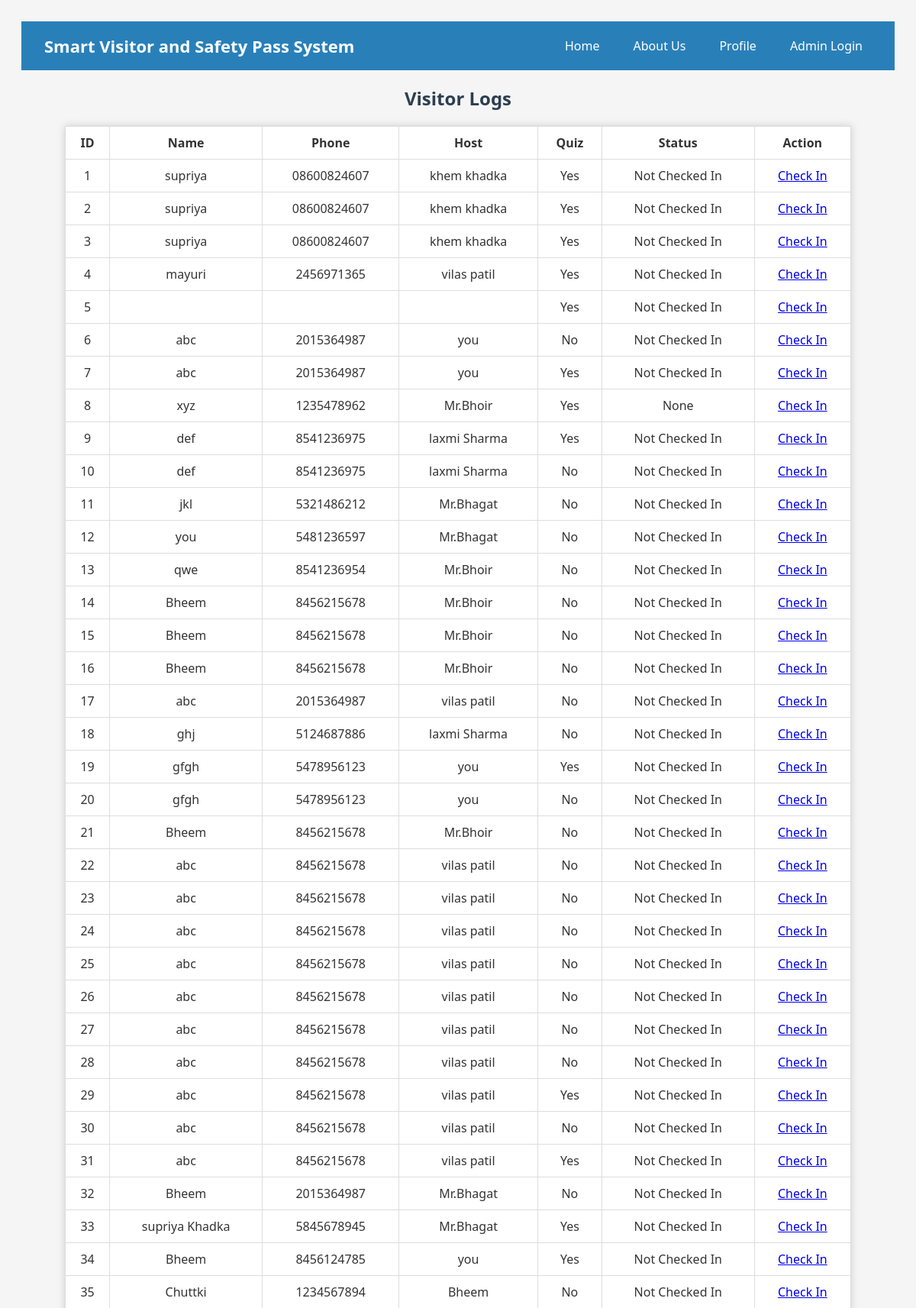
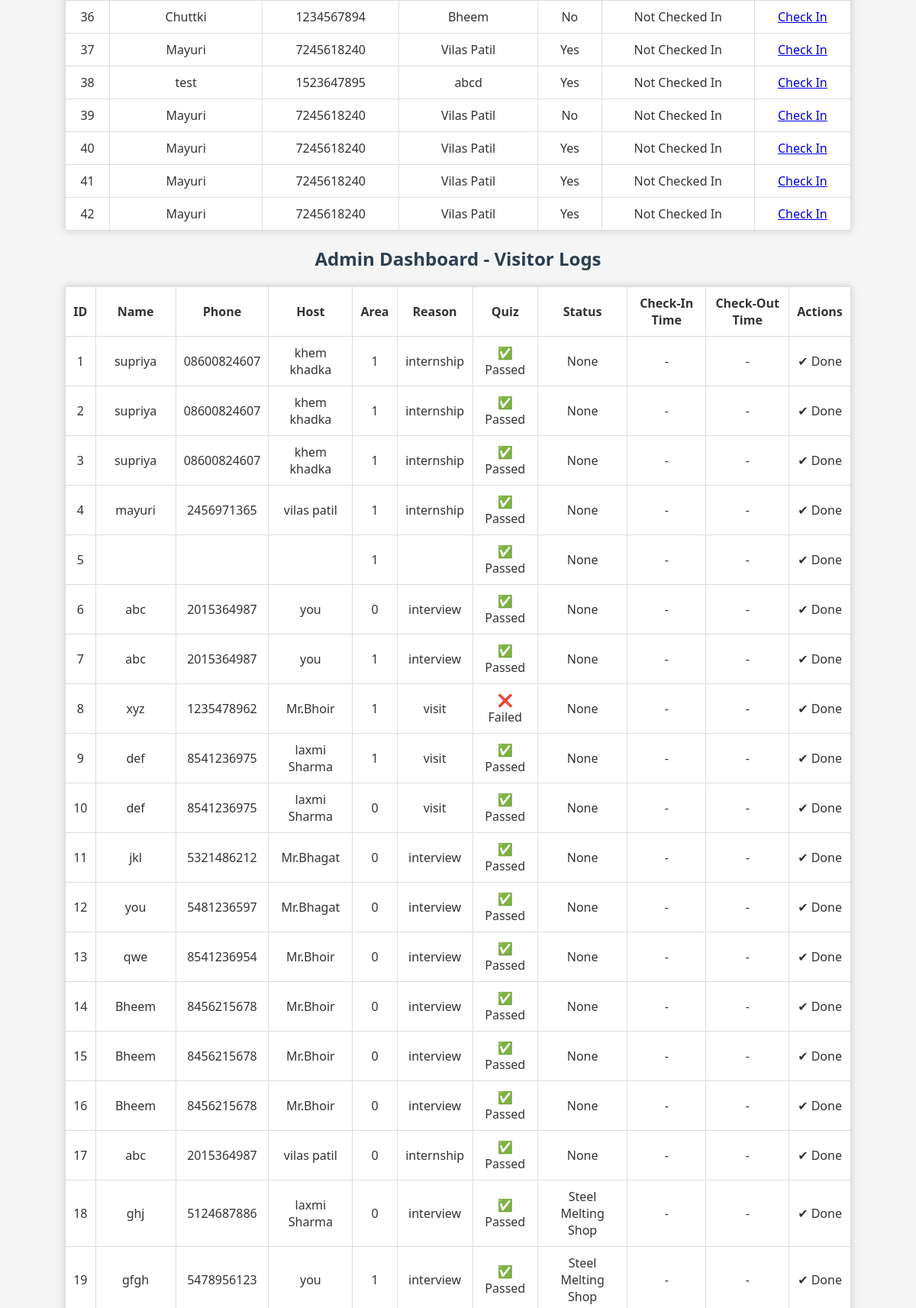
The page /admin (upper part) on the database its author committed (2 pictures, top to bottom).
### tables this page shows
CREATE TABLE visitors (
                    id INTEGER PRIMARY KEY AUTOINCREMENT,
                    name TEXT,
                    phone TEXT,
                    reason TEXT,
                    host TEXT,
                    quiz_passed INTEGER,
                    checkin_status TEXT
                , area TEXT, checkin_time TEXT, checkout_time TEXT);

### app.py (the view)
@app.route('/admin')
def admin():
    conn = sqlite3.connect(DB_NAME)
    c = conn.cursor()
    c.execute("SELECT * FROM visitors")
    data = c.fetchall()
    conn.close()
    return render_template('admin.html', data=data)

### templates/admin.html (shortened to what this page needs)
<!DOCTYPE html>
<html>
<head>
  <link rel="stylesheet" href="{{ url_for('static', filename='style.css') }}">
</head>
<body>
  {% include 'header.html' %}
  <h2>Visitor Logs</h2>
  <table border="1">
    <tr>
      <th>ID</th><th>Name</th><th>Phone</th><th>Host</th>
      <th>Quiz</th><th>Status</th><th>Action</th>
    </tr>
    {% for row in data %}
    <tr>
      <td>{{ row[0] }}</td><td>{{ row[1] }}</td><td>{{ row[2] }}</td>
      <td>{{ row[4] }}</td><td>{{ 'Yes' if row[5] else 'No' }}</td>
      <td>{{ row[6] }}</td>
      <td>
        {% if row[6] != 'Checked In' %}
          <a href="/checkin/{{ row[0] }}">Check In</a>
        {% endif %}
      </td>
    </tr>
    {% endfor %}
  </table>
<h2>Admin Dashboard - Visitor Logs</h2>
<table>
  <thead>
    <tr>
      <th>ID</th>
      <th>Name</th>
      <th>Phone</th>
      <th>Host</th>
      <th>Area</th>
      <th>Reason</th>
      <th>Quiz</th>
      <th>Status</th>
      <th>Check-In Time</th>
      <th>Check-Out Time</th>
      <th>Actions</th>
    </tr>
  </thead>
  <tbody>
    {% for row in data %}
    <tr>
      <td>{{ row[0] }}</td>
      <td>{{ row[1] }}</td>
      <td>{{ row[2] }}</td>
      <td>{{ row[4] }}</td>
      <td>{{ row[5] }}</td>
      <td>{{ row[3] }}</td>
      <td>{{ '✅ Passed' if row[6] else '❌ Failed' }}</td>
      <td>{{ row[7] }}</td>
      <td>{{ row[8] if row[8] else '-' }}</td>
      <td>{{ row[9] if row[9] else '-' }}</td>
      <td>
        {% if row[7] == 'Not Checked In' %}
          <a href="/checkin/{{ row[0] }}"><button>Check In</button></a>
        {% elif row[7] == 'Checked In' and not row[9] %}
          <a href="/checkout/{{ row[0] }}"><button>Check Out</button></a>
        {% else %}
          ✔ Done
        {% endif %}
      </td>
    </tr>
    {% endfor %}
  </tbody>
</table>
  {% include 'footer.html' %}
</body>
</html>

### templates/header.html (shortened to what this page needs)
<!DOCTYPE html>
<html>
<head>
  <link rel="stylesheet" href="{{ url_for('static', filename='style.css') }}">
</head>
<body>
  <header class="navbar">
    <h1>Smart Visitor and Safety Pass System</h1>
    <div class="nav-links">
      <a href="/">Home</a>
      <a href="/about">About Us</a>
      <a href="/profile">Profile</a>
      {% if session.get('user') %}
        <form action="/logout" method="post" style="display: inline;">
          <button type="submit">Logout</button>
        </form>
      {% else %}
        <a href="/login">Admin Login</a>
      {% endif %}
    </div>
  </header>

### templates/footer.html (shortened to what this page needs)
</body>
</html>

### static/style.css (style rules this page uses)
body { font-family: 'Segoe UI', sans-serif; background-color: #f5f5f5; padding: 20px; color: #333; }
h2 { color: #2c3e50; text-align: center; }
table { width: 90%; margin: 20px auto; border-collapse: collapse; background-color: white; box-shadow: 0 0 10px #ccc; }
th, td { padding: 10px; border: 1px solid #ddd; text-align: center; }

### templates/header.html (style rules this page uses)
.navbar { background-color: #2980b9; color: white; padding: 15px 30px; display: flex; justify-content: space-between; align-items: center; }
.navbar h1 { margin: 0; font-size: 22px; font-weight: bold; }
.nav-links { display: flex; gap: 20px; align-items: center; }
.nav-links a, .nav-links form button { color: white; text-decoration: none; font-weight: 500; padding: 6px 12px; border-radius: 5px; background: none; border: none; cursor: pointer; }

### rows shown on the page
visitors: id "1", name "supriya", phone "08600824607", host "khem khadka", quiz_passed "Yes", checkin_status "Not Checked In", quiz_passed "1", reason "internship", checkin_status "✅ Passed", row "None", row "-"
visitors: id "2", name "supriya", phone "08600824607", host "khem khadka", quiz_passed "Yes", checkin_status "Not Checked In", quiz_passed "1", reason "internship", checkin_status "✅ Passed", row "None", row "-"
visitors: id "3", name "supriya", phone "08600824607", host "khem khadka", quiz_passed "Yes", checkin_status "Not Checked In", quiz_passed "1", reason "internship", checkin_status "✅ Passed", row "None", row "-"
visitors: id "4", name "mayuri", phone "2456971365", host "vilas patil", quiz_passed "Yes", checkin_status "Not Checked In", quiz_passed "1", reason "internship", checkin_status "✅ Passed", row "None", row "-"
visitors: id "5", quiz_passed "Yes", checkin_status "Not Checked In", quiz_passed "1", checkin_status "✅ Passed", row "None", row "-"
visitors: id "6", name "abc", phone "2015364987", host "you", quiz_passed "No", checkin_status "Not Checked In", quiz_passed "0", reason "interview", checkin_status "✅ Passed", row "None", row "-"
visitors: id "7", name "abc", phone "2015364987", host "you", quiz_passed "Yes", checkin_status "Not Checked In", quiz_passed "1", reason "interview", checkin_status "✅ Passed", row "None", row "-"
visitors: id "8", name "xyz", phone "1235478962", host "Mr.Bhoir", quiz_passed "Yes", row "None", quiz_passed "1", reason "visit", value "❌ Failed", row "-"
visitors: id "9", name "def", phone "8541236975", host "laxmi Sharma", quiz_passed "Yes", checkin_status "Not Checked In", quiz_passed "1", reason "visit", checkin_status "✅ Passed", row "None", row "-"
visitors: id "10", name "def", phone "8541236975", host "laxmi Sharma", quiz_passed "No", checkin_status "Not Checked In", quiz_passed "0", reason "visit", checkin_status "✅ Passed", row "None", row "-"
visitors: id "11", name "jkl", phone "5321486212", host "Mr.Bhagat", quiz_passed "No", checkin_status "Not Checked In", quiz_passed "0", reason "interview", checkin_status "✅ Passed", row "None", row "-"
visitors: id "12", name "you", phone "5481236597", host "Mr.Bhagat", quiz_passed "No", checkin_status "Not Checked In", quiz_passed "0", reason "interview", checkin_status "✅ Passed", row "None", row "-"
visitors: id "13", name "qwe", phone "8541236954", host "Mr.Bhoir", quiz_passed "No", checkin_status "Not Checked In", quiz_passed "0", reason "interview", checkin_status "✅ Passed", row "None", row "-"
visitors: id "14", name "Bheem", phone "8456215678", host "Mr.Bhoir", quiz_passed "No", checkin_status "Not Checked In", quiz_passed "0", reason "interview", checkin_status "✅ Passed", row "None", row "-"
visitors: id "15", name "Bheem", phone "8456215678", host "Mr.Bhoir", quiz_passed "No", checkin_status "Not Checked In", quiz_passed "0", reason "interview", checkin_status "✅ Passed", row "None", row "-"
visitors: id "16", name "Bheem", phone "8456215678", host "Mr.Bhoir", quiz_passed "No", checkin_status "Not Checked In", quiz_passed "0", reason "interview", checkin_status "✅ Passed", row "None", row "-"
visitors: id "17", name "abc", phone "2015364987", host "vilas patil", quiz_passed "No", checkin_status "Not Checked In", quiz_passed "0", reason "internship", checkin_status "✅ Passed", row "None", row "-"
visitors: id "18", name "ghj", phone "5124687886", host "laxmi Sharma", quiz_passed "No", checkin_status "Not Checked In", quiz_passed "0", reason "interview", checkin_status "✅ Passed", area "Steel Melting Shop", row "-", shows "✔ Done"
visitors: id "19", name "gfgh", phone "5478956123", host "you", quiz_passed "Yes", checkin_status "Not Checked In", quiz_passed "1", reason "interview", checkin_status "✅ Passed", area "Steel Melting Shop", row "-", shows "✔ Done"
visitors: id "20", name "gfgh", phone "5478956123", host "you", quiz_passed "No", checkin_status "Not Checked In"
visitors: id "21", name "Bheem", phone "8456215678", host "Mr.Bhoir", quiz_passed "No", checkin_status "Not Checked In"
visitors: id "22", name "abc", phone "8456215678", host "vilas patil", quiz_passed "No", checkin_status "Not Checked In"
visitors: id "23", name "abc", phone "8456215678", host "vilas patil", quiz_passed "No", checkin_status "Not Checked In"
visitors: id "24", name "abc", phone "8456215678", host "vilas patil", quiz_passed "No", checkin_status "Not Checked In"
visitors: id "25", name "abc", phone "8456215678", host "vilas patil", quiz_passed "No", checkin_status "Not Checked In"
visitors: id "26", name "abc", phone "8456215678", host "vilas patil", quiz_passed "No", checkin_status "Not Checked In"
visitors: id "27", name "abc", phone "8456215678", host "vilas patil", quiz_passed "No", checkin_status "Not Checked In"
visitors: id "28", name "abc", phone "8456215678", host "vilas patil", quiz_passed "No", checkin_status "Not Checked In"
visitors: id "29", name "abc", phone "8456215678", host "vilas patil", quiz_passed "Yes", checkin_status "Not Checked In"
visitors: id "30", name "abc", phone "8456215678", host "vilas patil", quiz_passed "No", checkin_status "Not Checked In"
visitors: id "31", name "abc", phone "8456215678", host "vilas patil", quiz_passed "Yes", checkin_status "Not Checked In"
visitors: id "32", name "Bheem", phone "2015364987", host "Mr.Bhagat", quiz_passed "No", checkin_status "Not Checked In"
visitors: id "33", name "supriya Khadka", phone "5845678945", host "Mr.Bhagat", quiz_passed "Yes", checkin_status "Not Checked In"
visitors: id "34", name "Bheem", phone "8456124785", host "you", quiz_passed "Yes", checkin_status "Not Checked In"
visitors: id "35", name "Chuttki", phone "1234567894", host "Bheem", quiz_passed "No", checkin_status "Not Checked In"
visitors: id "36", name "Chuttki", phone "1234567894", host "Bheem", quiz_passed "No", checkin_status "Not Checked In"
visitors: id "37", name "Mayuri", phone "7245618240", host "Vilas Patil", quiz_passed "Yes", checkin_status "Not Checked In"
visitors: id "38", name "test", phone "1523647895", host "abcd", quiz_passed "Yes", checkin_status "Not Checked In"
visitors: id "39", name "Mayuri", phone "7245618240", host "Vilas Patil", quiz_passed "No", checkin_status "Not Checked In"
visitors: id "40", name "Mayuri", phone "7245618240", host "Vilas Patil", quiz_passed "Yes", checkin_status "Not Checked In"
visitors: id "41", name "Mayuri", phone "7245618240", host "Vilas Patil", quiz_passed "Yes", checkin_status "Not Checked In"
visitors: id "42", name "Mayuri", phone "7245618240", host "Vilas Patil", quiz_passed "Yes", checkin_status "Not Checked In"
